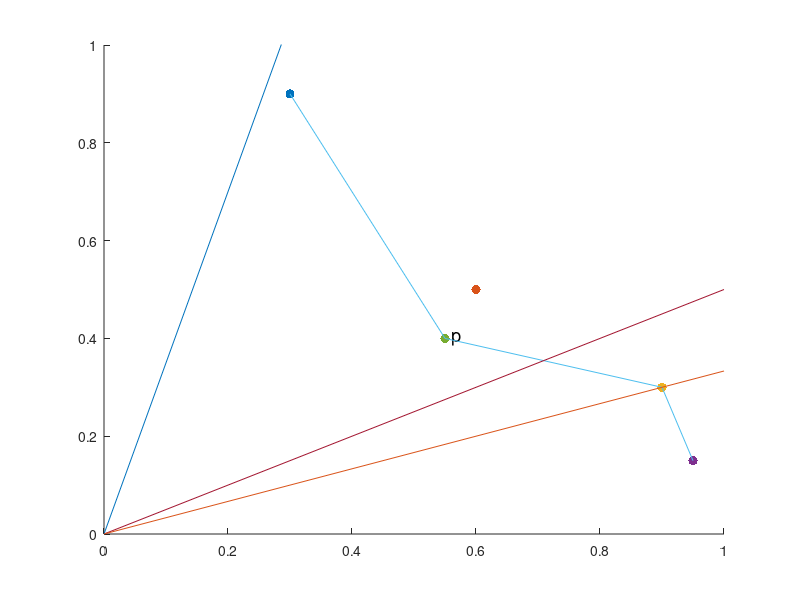

Write the MATLAB code that produced this figure.
hold on
x = [.3 , .6, .9, .95];
y = [.9, .5, .3, .15];
plot(x(1), y(1), '.', 'MarkerSize', 20)
plot(x(2), y(2), '.', 'MarkerSize', 20)
plot(x(3), y(3), '.', 'MarkerSize', 20)
plot(x(4), y(4), '.', 'MarkerSize', 20)
text(.56, 0.4,  'p', 'FontSize', 13)
plot(.55, .4, '.','MarkerSize', 20 )

x2= x;
y2 = y;
x2(2) = .55;
y2(2) = .4;

plot(x2, y2);
plot([0, 1], [0, .5])
plot([0, 1], [0, 3.5])
plot([0, 1], [0, 1/3])

axis([0, 1, 0, 1])